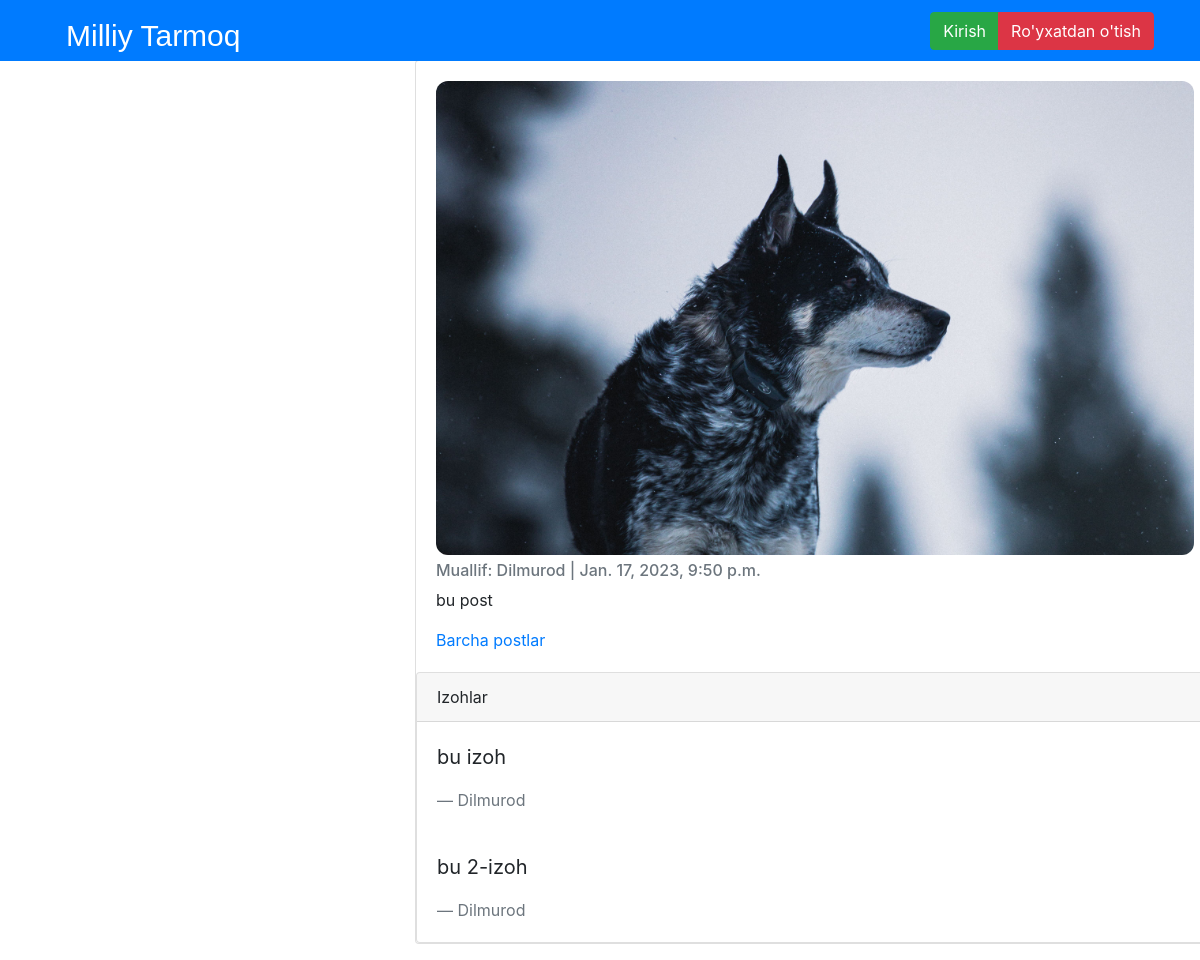
/articles/11/, run on the app's committed database.
### articles/models.py (models this page shows, shortened)
class Article(models.Model):
  photo = models.ImageField(upload_to="images/")
  body = models.TextField(null=True,blank=True)
  date = models.DateTimeField(auto_now_add=True)
  author = models.ForeignKey(get_user_model(), on_delete=models.CASCADE,)

class Comment(models.Model):
    article = models.ForeignKey(Article,on_delete=models.CASCADE,related_name='comments')
    comment = models.CharField(max_length=150)
    author = models.ForeignKey(get_user_model(), on_delete=models.CASCADE,)
    def __str__(self):
      return self.comment

### accounts/models.py (models this page shows)
class CustomUser(AbstractUser):
  age = models.PositiveIntegerField(null=True, blank=True)

### articles/views.py (the view)
# urls.py: path('<int:pk>/',ArticleDetailView.as_view(),name='article_detail'),
class ArticleDetailView(DetailView):
  model = Article
  template_name = "article_detail.html"

### templates/article_detail.html (shortened to what this page needs)
{% extends "base.html" %}
{% block content %}
<div class="container-fluid" >
  <div class="card" style="width:50rem;margin-top:60px; margin-left:400px;margin-right:400px">
    <div class="card-body">
      {% if object.photo %}
      <img class="card-img-top" src="{{object.photo.url}}" alt="{{object.author}}">
      {% endif %}
      <h6 class="card-subtitle mb-2 text-muted">Muallif: {{object.author}} | {{object.date}}</h6>
      <p class="card-text">{{object.body}}</p>
      <a href = "{% url 'article_list' %}">Barcha postlar</a>
    </div>
    <div class="card">
<div class="card-header">Izohlar</div>
{% for comment in article.comments.all %}
<div class="card-body">
  <blockquote class="blockquote mb-0">
<p>{{comment}}</p>
<footer class="blockquote-footer" >{{comment.author}}</footer>
  </blockquote>
</div>
{% endfor %}
    </div>
  </div>
</div>
{% endblock content %}

### static/css/base.css (style rules this page uses)
.card-img-top { border-radius: 12px; }

### data on the page
Article: photo (picture), author "Dilmurod", date "Jan. 17, 2023, 9:50 p.m.", body "bu post"
Comment: comment "bu izoh", author "Dilmurod"
Comment: comment "bu 2-izoh", author "Dilmurod"
